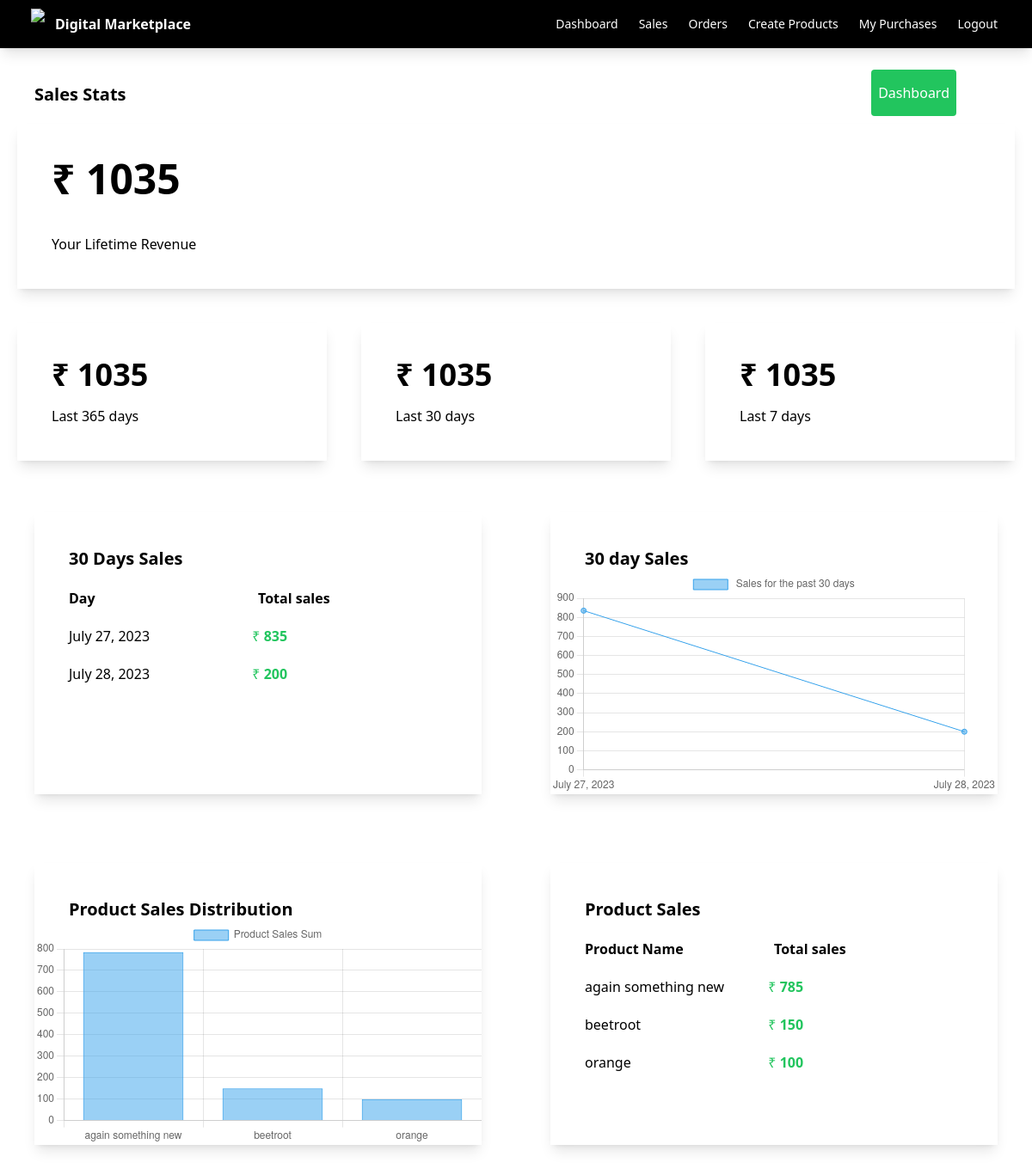
The app's page /sales/ (signed in) with its own data.
### mvdm/models.py (models this page shows, shortened)
class Product(models.Model):
    seller = models.ForeignKey(User, on_delete=models.CASCADE)
    name = models.CharField(max_length=100)
    description = models.CharField(max_length=100)
    price = models.FloatField()
    file = models.FileField(upload_to='uploads')
    total_sales_amount = models.IntegerField(default=0)
    total_sales = models.IntegerField(default=0)

### mvdm/views.py (the view)
# urls.py: path('sales/', views.sales, name='sales'),
def sales(request):
    orders = OrderDetail.objects.filter(product__seller=request.user)
    total_sales = orders.aggregate(Sum('amount'))
    print(total_sales)
    last_year = datetime.date.today()- datetime.timedelta(days=365)
    data = OrderDetail.objects.filter(product__seller=request.user, created_on__gt = last_year)
    yearly_sales = data.aggregate(Sum('amount'))
    last_month = datetime.date.today()- datetime.timedelta(days=30)
    data = OrderDetail.objects.filter(product__seller=request.user, created_on__gt = last_month)
    monthly_sales = data.aggregate(Sum('amount'))
    last_weak = datetime.date.today()- datetime.timedelta(days=2)
    data = OrderDetail.objects.filter(product__seller=request.user, created_on__gt = last_weak)
    weakly_sales = data.aggregate(Sum('amount'))
    daily_sales_sums = OrderDetail.objects.filter(product__seller= request.user).values('created_on__date').order_by('created_on__date').annotate(sum=Sum('amount'))
    print(daily_sales_sums)
    product_sales_sums = OrderDetail.objects.filter(product__seller= request.user).values('product__name').order_by('product__name').annotate(sum=Sum('amount'))
    print(product_sales_sums)
    return render(request ,'mvdm/sales.html',{'total_sales':total_sales,'yearly_sales':yearly_sales,'monthly_sales':monthly_sales,'weakly_sales':weakly_sales,'daily_sales_sums':daily_sales_sums,'product_sales_sums':product_sales_sums})

### mvdm/templates/mvdm/sales.html
{% extends 'mvdm/base.html' %}
{% block body %}
<div class="flex justify-between">
    <div class="ml-10 mt-10 font-bold text-xl">Sales Stats</div>
    <div class="mr-20 mt-10">
        <a class="bg-green-500 text-white px-2 py-4 rounded m-2" href="{% url 'mvdm:dashboard' %}">Dashboard</a>
    </div>
</div>
<div class="shadow-lg p-10 m-5">
    <div class="text-5xl font-bold">
        ₹ {{ total_sales.amount__sum }}
    </div>
    <div class="mt-10">
        Your Lifetime Revenue
    </div>
</div>
<div class="flex">
    <div class="p-5 w-1/3">
        <div class="shadow-lg p-10">
        <div class="text-4xl font-bold">₹ {{ yearly_sales.amount__sum }}</div>
        <div class="mt-4">Last 365 days</div>
    </div>
    </div>
    <div class="p-5 w-1/3">
        <div class="shadow-lg p-10">
        <div class="text-4xl font-bold">₹ {{ monthly_sales.amount__sum }}</div>
        <div class="mt-4">Last 30 days</div>
    </div>
    </div>
    <div class="p-5 w-1/3">
        <div class="shadow-lg p-10">
        <div class="text-4xl font-bold">₹ {{ weakly_sales.amount__sum }}</div>
        <div class="mt-4">Last 7 days</div>
    </div>
    </div>
</div>
<div class="flex">
    <div class="w-1/2 shadow-lg m-10" id="sales-table">
        <div class="text-xl font-bold ml-10 mt-10">30 Days Sales</div>
        <div class="flex m-10 mt-5 mb-5 font-semibold">
            <div class="w-1/2">
                Day
            </div>
            <div class="w-1/2">
                Total sales
            </div>
        </div>
        {% for daily_sales_sum in daily_sales_sums %}
        <div class="flex m-10 mt-5 mb-5">
            <div class="w-1/2 created-date">{{ daily_sales_sum.created_on__date }}</div>
            <span class="WebRupee text-green-500">&#x20B9;</span>&nbsp;
            <div class="w-1/2 font-bold text-green-500 day-sum">{{ daily_sales_sum.sum }}</div>
        </div>
        {% endfor %}
    </div>
    <div class="w-1/2 shadow-lg m-10">
        <div class="ml-10 mt-10 font-bold text-xl">30 day Sales</div>
            <canvas id="myChart"></canvas>
    </div>
</div>
<div class="flex">
    <div class="w-1/2 shadow-lg m-10">
        <div class="ml-10 mt-10 font-bold text-xl">Product Sales Distribution</div>
             <canvas id="myChart1"></canvas>
    </div>
    <div class="w-1/2 shadow-lg m-10">
        <div class="text-xl font-bold ml-10 mt-10">Product Sales</div>
        <div class="flex m-10 mt-5 mb-5 font-semibold">
            <div class="w-1/2">
                Product Name
            </div>
            <div class="w-1/2">
                Total sales
            </div>
        </div>
        {% for product_sales_sum in product_sales_sums %}
        <div class="flex m-10 mt-5 mb-5">
            <div class="w-1/2 product-name">{{ product_sales_sum.product__name }}</div>
            <span class="WebRupee text-green-500">&#x20B9;</span>&nbsp;
            <div class="w-1/2 font-bold text-green-500 product-sum">{{ product_sales_sum.sum }}</div>
        </div>
        {% endfor %}
    </div>
</div>
<script>
    const sums = document.getElementsByClassName('day-sum');
    const sum_values = [];
    for(let i=0; i<sums.length; i++) {
        single_sum = sums[i].innerText;
        sum_values.push(parseInt(single_sum));
    }
    console.log(sum_values);
    const dates = document.getElementsByClassName('created-date');
    const date_values =[];
    for(let i=0; i<dates.length; i++){
        single_date = dates[i].innerText;
        date_values.push(single_date);
    }
    console.log(date_values);
    const product_name = document.getElementsByClassName('product-name');
    const name_values =[];
    for(let i=0; i<product_name.length; i++){
        single_name = product_name[i].innerText;
        name_values.push(single_name);
    }
    console.log(name_values);
    const product_sum = document.getElementsByClassName('product-sum');
    const psum_values =[];
    for(let i=0; i<product_sum.length; i++){
        single_psum = product_sum[i].innerText;
        psum_values.push(single_psum);
    }
    console.log(psum_values);
    const ctx = document.getElementById('myChart');
    new Chart(ctx, {
      type: 'line',
      data: {
        labels: date_values,
        datasets: [{
          label:' Sales for the past 30 days',
          data: sum_values ,
          borderWidth: 1
        }]
      },
      options: {
        scales: {
          y: {
            beginAtZero: true
          }
        }
      }
    });
    const ctx1 = document.getElementById('myChart1');
    new Chart(ctx1, {
      type: 'bar',
      data: {
        labels: name_values,
        datasets: [{
          label:'Product Sales Sum',
          data:psum_values,
          borderWidth: 1
        }]
      },
      options: {
        scales: {
          y: {
            beginAtZero: true
          }
        }
      }
    });
  </script>
{% endblock %}

### records on screen
Product: product__name "again something new", sum "785"
Product: product__name "beetroot", sum "150"
Product: product__name "orange", sum "100"

### other values on screen
{{ total_sales.amount__sum }} "1035"
{{ yearly_sales.amount__sum }} "1035"
{{ monthly_sales.amount__sum }} "1035"
{{ weakly_sales.amount__sum }} "1035"
{{ daily_sales_sum.created_on__date }} "July 27, 2023" "July 28, 2023"
{{ daily_sales_sum.sum }} "835" "200"
